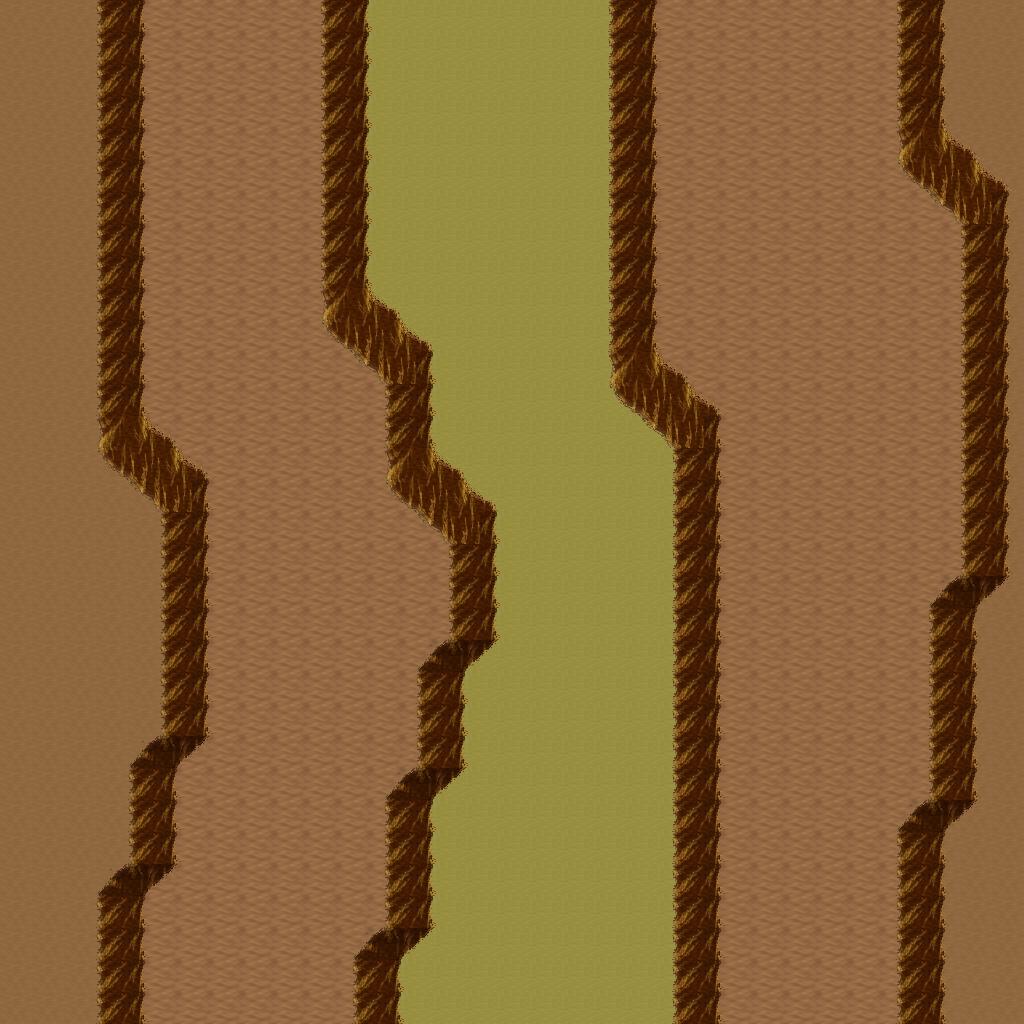

Tiled map render using the project's own tile images. Description and the map definition, with tile-layer contents summarised, below:
An orthogonal 32x32 tile map with 32x32 px tiles, 5 tile layers (Ground, Objects, Objects2, Above, ...), 1 hidden layer not drawn, 8 tilesets.

<map version="1.10" tiledversion="1.11.0" orientation="orthogonal" renderorder="right-down" width="32" height="32" tilewidth="32" tileheight="32" infinite="0" nextlayerid="11" nextobjectid="1">
 <tileset firstgid="1" name="logic_collision" tilewidth="32" tileheight="32" tilecount="1" columns="1">
  <image source="../drawable/logic_collision.png" width="32" height="32" />
 </tileset>
 <tileset firstgid="2" name="ground_ground" tilewidth="32" tileheight="32" tilecount="33" columns="3">
  <image source="../drawable/ground_ground.png" width="96" height="352" />
 </tileset>
 <tileset firstgid="35" name="ground_ridge_earth_pale" tilewidth="32" tileheight="32" tilecount="96" columns="12">
  <image source="../drawable/ground_ridge_earth_pale.png" width="384" height="256" />
 </tileset>
 <tileset firstgid="131" name="ground_ridge_earth_dark" tilewidth="32" tileheight="32" tilecount="96" columns="12">
  <image source="../drawable/ground_ridge_earth_dark.png" width="384" height="256" />
 </tileset>
 <tileset firstgid="227" name="terrain_desert" tilewidth="32" tileheight="32" tilecount="88" columns="8">
  <image source="../drawable/terrain_desert.png" width="256" height="352" />
 </tileset>
 <tileset firstgid="315" name="plant_tree_tree_darkgreen" tilewidth="32" tileheight="32" tilecount="88" columns="8">
  <image source="../drawable/plant_tree_tree_darkgreen.png" width="256" height="352" />
 </tileset>
 <tileset firstgid="403" name="ground_sand_2" tilewidth="32" tileheight="32" tilecount="15" columns="5">
  <image source="../drawable/ground_sand_2.png" width="160" height="96" />
 </tileset>
 <tileset firstgid="418" name="plant_cactus_2" tilewidth="32" tileheight="32" tilecount="10" columns="5">
  <image source="../drawable/plant_cactus_2.png" width="160" height="64" />
 </tileset>
 <layer id="1" name="Ground" width="32" height="32">
  <data>[1024 cells, 1024 non-empty, 3 distinct tile ids]</data>
 </layer>
 <layer id="2" name="Objects" width="32" height="32">
  <data>[1024 cells, 283 non-empty, 11 distinct tile ids]</data>
 </layer>
 <layer id="3" name="Objects2" width="32" height="32">
  <data>[1024 cells, 0 non-empty, 0 distinct tile ids]</data>
 </layer>
 <layer id="4" name="Above" width="32" height="32">
  <data>[1024 cells, 0 non-empty, 0 distinct tile ids]</data>
 </layer>
 <layer id="5" name="Above2" width="32" height="32">
  <data>[1024 cells, 0 non-empty, 0 distinct tile ids]</data>
 </layer>
 <layer id="6" name="Walkable" width="32" height="32" visible="0">
  <data>[1024 cells, 138 non-empty, 1 distinct tile ids]</data>
 </layer>
 <objectgroup id="7" name="Mapevents" />
 <objectgroup id="8" name="Spawn" />
 <objectgroup id="9" name="Keys" />
 <objectgroup id="10" name="Replace" />
</map>
